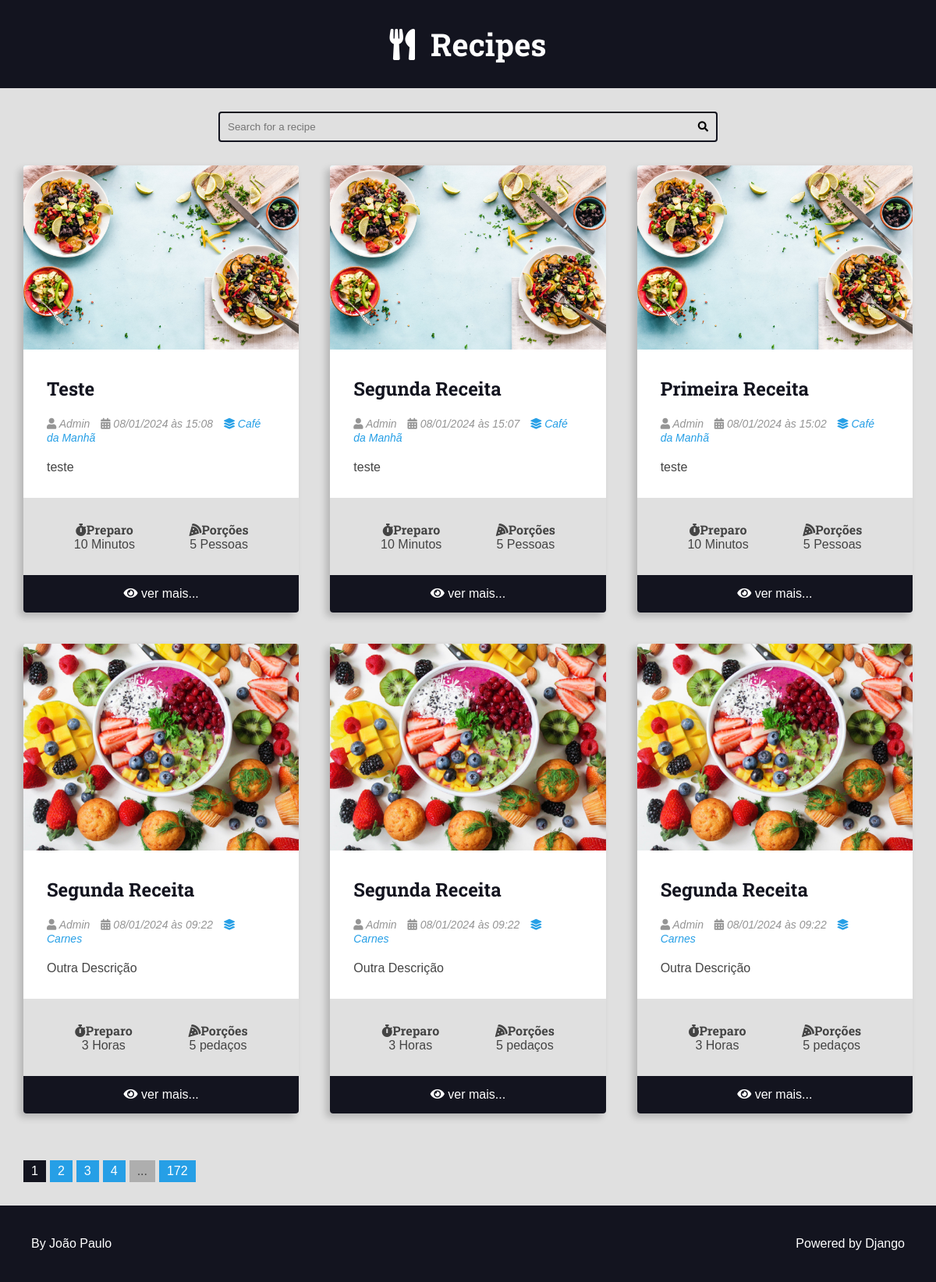
The app's page /, older data.
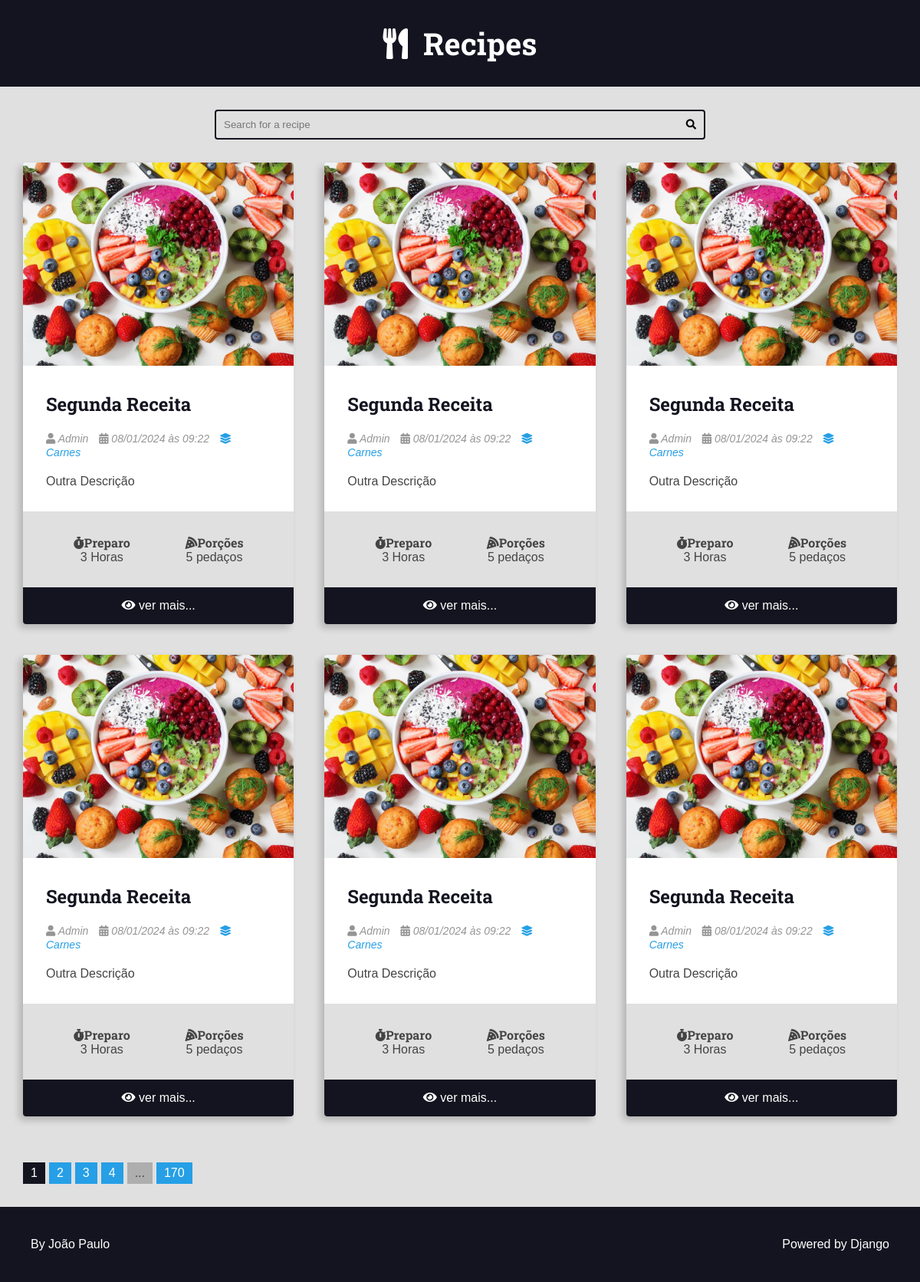
The same page, newer data.
### recipes/models.py (models this page shows, shortened)
class Recipe(models.Model):
    title = models.CharField(max_length=65)
    description = models.CharField(max_length=165)
    slug = models.SlugField(unique=True)
    preparation_time = models.IntegerField()
    preparation_time_unit = models.CharField(max_length=65)
    servings = models.IntegerField()
    servings_unit = models.CharField(max_length=65)
    preparation_steps = models.TextField()
    preparation_steps_is_html = models.BooleanField(default=False)
    created_at = models.DateTimeField(auto_now_add=True)
    update_at = models.DateTimeField(auto_now=True)
    is_published = models.BooleanField(default=False)
    cover = models.ImageField(upload_to='recipes/covers/%Y/%m/%d', blank=True,default='')
    category = models.ForeignKey(Category, on_delete = models.SET_NULL, null=True, blank=True,default=None)
    author = models.ForeignKey(User, on_delete = models.SET_NULL, null=True)

class Category(models.Model):
    name = models.CharField(max_length = 65)

### recipes/views.py (the view)
# urls.py: 2. Add a URL to urlpatterns:  path('', views.home, name='home')
def home(request):
    recipes = Recipe.objects.filter(
        is_published=True,
    ).order_by('-id')
    page_obj, pagination_range = make_pagination(request, recipes, PER_PAGE)
    return render(request, 'recipes/pages/home.html', context={
        'recipes': page_obj,
        'pagination_range': pagination_range
    })

### utils/pagination.py (called while the page is built)
def make_pagination(request,queryset,per_page,qty_pages=4):
    try:
        current_page = int(request.GET.get('page',1))
    except ValueError:
        current_page = 1
    paginator = Paginator(queryset, per_page)
    page_obj = paginator.get_page(current_page)
    pagination_range = make_pagination_range(
        paginator.page_range,
        qty_pages,
        current_page,
    )
    return page_obj, pagination_range

### recipes/templates/recipes/pages/home.html (shortened to what this page needs)
{% extends 'global/base.html' %}
{% block content %}
<div class="main-content main-content-list container">
{% for recipe in recipes %}
    {% include 'recipes/partials/recipe.html' %}
{% empty %}
    <div class="center m-y">
        <h1>No recipes found here 🥲</h1>
    </div>
{% endfor %}
</div>
{% endblock content %}

### base_templates/global/base.html (shortened to what this page needs)
<!DOCTYPE html>
<html lang="pt-BR">
<head>
    {% include 'global/partials/head.html' %}
</head>
<body>
    {% include 'global/partials/header.html' %}
    {% include 'global/partials/search.html' %}
    <main class="main-content-container">
        {% block content %}{% endblock content %}
        {% include 'global/partials/pagination.html' %}
    </main>
    {% include 'global/partials/footer.html' %}
</body>
</html>

### base_templates/global/partials/head.html (shortened to what this page needs)
{% load static %}
<link rel="stylesheet" href="https://cdnjs.cloudflare.com/ajax/libs/font-awesome/5.15.4/css/fontawesome.min.css"
 />
<link rel="stylesheet" href="https://cdnjs.cloudflare.com/ajax/libs/font-awesome/5.15.4/css/brands.min.css"
 />
<link rel="stylesheet" href="https://cdnjs.cloudflare.com/ajax/libs/font-awesome/5.15.4/css/solid.min.css"
 />
<link rel="stylesheet" href="{% static 'global/css/styles.css' %}">
<link rel="stylesheet" href="{% static 'global/css/global-style.css' %}">

### base_templates/global/partials/header.html
<header class="main-header-container">
    <div class="main-header container">
        <h1>
            <a class="main-logo" href="{% url "recipes:home" %}">
                <i class="fas fa-utensils main-logo-icon"></i>
                <span main-logo-text>Recipes</span>
            </a>
        </h1>
    </div>
</header>

### base_templates/global/partials/search.html
<div class="search-container">
    <div class="container">
        <form action="{% url 'recipes:search' %}" method="GET" class="search-form">
            <input
                type="search" class="search-input"
                name="q" value="{{ search_term }}" required
                placeholder="Search for a recipe"
            >
            <button type="submit" class="search-button"><i class="fas fa-search"></i></button>
        </form>
    </div>
</div>

### recipes/templates/recipes/partials/recipe.html (shortened to what this page needs)
<div class="recipe recipe-list-item">
    {% if recipe.cover %}
        <div class="recipe-cover">
            <a href="{% url 'recipes:recipe' recipe.id %}">
                <img src="{{ recipe.cover.url }}" alt="Temporário">
            </a>
        </div>
    {% endif %}
    <div class="recipe-title-container">
        <h2 class="recipe-title">
            <a href="{% url 'recipes:recipe' recipe.id %}">
        {{ recipe.title }}
            </a>
        </h2>
    </div>
    <div class="recipe-author">
        {% if recipe.author is not None %}
            <span class="recipe-author-item">
                <i class="fas fa-user"></i>
                {% if recipe.author.first_name %}
                    {{ recipe.author.first_name }} {{ recipe.author.last_name }}
                {% else %}
                    {{ recipe.author.username }}
                {% endif %}
            </span>
        {% endif %}
        <span class="recipe-author-item">
            <i class="fas fa-calendar-alt"></i>
            {{ recipe.created_at|date:"d/m/Y" }} às {{ recipe.created_at|date:"H:i" }}
        </span>
        {% if recipe.category is not None %}
            <span class="recipe-author-item">
                <a href="{% url 'recipes:category' recipe.category.id %}">
                    <i class="fas fa-layer-group"></i>
                    <span>{{recipe.category.name}}</span>
                </a>
            </span>
        {% endif %}
    </div>
    <div class="recipe-content">
        <p>{{ recipe.description }}</p>
    </div>
    <div class="recipe-meta-container">
        <div class="recipe-meta recipe-preparation">
            <h3 class="recipe-meta-title"><i class="fas fa-stopwatch"></i>Preparo</h3>
            <div class="recipe-meta-text">
                {{ recipe.preparation_time }} {{ recipe.preparation_time_unit }}
            </div>
        </div>
        <div class="recipe-meta recipe-servings">
            <h3 class="recipe-meta-title"><i class="fas fa-pizza-slice"></i>Porções</h3>
            <div class="recipe-meta-text">
                {{ recipe.servings }} {{ recipe.servings_unit }}
            </div>
        </div>
    </div>
    {% if is_detail_page is not True %}
        <footer class="recipe-footer">
            <a class="recipe-read-more button button-dark button-full-width" href="{% url 'recipes:recipe' recipe.id %}">
                <i class="fas fa-eye"></i>
                <span>ver mais...</span>
            </a>
        </footer>
    {% endif %}
</div>

### base_templates/global/partials/pagination.html (shortened to what this page needs)
{% if recipes.has_other_pages %}
  <nav role="navigation" aria-label="Main Pagination" class="container pagination">
    <div class="pagination-content">
      {% for page in pagination_range.pagination %}
        {% if pagination_range.current_page == page %}
          <a class="page-link page-item page-current"
            aria-label="Current page {{ page }}"
            aria-current="true"
            href="?page={{ page }}{{ additional_url_query }}">
              {{ page }}
          </a>
        {% else %}
          <a
            class="page-link page-item"
            href="?page={{ page }}{{ additional_url_query }}"
            aria-label="Go to page {{ page }}"
          >
              {{ page }}
          </a>
        {% endif %}
      {% endfor %}
      {% if pagination_range.last_page_out_of_range %}
        <span class="page-item">...</span>
        <a
          class="page-link page-item"
          aria-label="Go to page {{ pagination_range.total_pages }}"
          href="?page={{ pagination_range.total_pages }}{{ additional_url_query }}"
        >
            {{ pagination_range.total_pages }}
        </a>
      {% endif %}
    </div>
  </nav>
{% endif %}

### base_templates/global/partials/footer.html
<footer class="main-footer">
    <div class="developer">
      <a href="https://www.otaviomiranda.com.br/" target="_blank" rel="noreferrer noopener">By João Paulo</a>
    </div>
    <div class="powered">
      <a href="https://www.djangoproject.com/" target="_blank" rel="noreferrer noopener">Powered by Django</a>
    </div>
</footer>

### base_static/global/css/styles.css (style rules this page uses)
:root { --color-primary: #269fe6; --color-primary-hover: #2086c2; --color-primary-dark: #13141f; --color-primary-dark-hover: #212336; --color-primary-light: #d4ecfa; --color-primary-light-hover: #bdd8e7; --color-white: #fff; --color-black: #000; --color-dark-text: #444; --color-info-light: #cce5ff; --color-debug-light: #cce5ff; --color-success-light: #d4edda; --color-alert-light: #fff3cd; --color-warning-light: #fff3cd; --color-error-light: #f8d7da; --color-info-dark: #4d86c4; --color-debug-dark: #4d86c4; --color-success-dark: #4a9c5d; --color-alert-dark: #927f40; --color-warning-dark: #927f40; --color-error-dark: #da525d; --color-gray-0: #f9f9f9; --color-gray-1: #e0e0e0; --color-gray-2: #c7c7c7; --color-gray-3: #aeaeae; --color-gray-4: #959595; --color-gray-5: #7d7d7d; --color-gray-6: #646464; --color-gray-7: #4b4b4b; --color-gray-8: #323232; --color-gray-9: #191919; --font-primary: sans-serif; --font-headings: 'Roboto Slab', serif; --spacing-gutter-medium: 3rem; --spacing-gutter-large: 4rem; }
* { padding: 0; margin: 0; box-sizing: border-box; }
html { font-size: 62.5%; }
body { font-size: 1.6rem; font-family: var(--font-primary); background: var(--color-gray-1); color: var(--color-dark-text); }
h1, h2, h3, h4, h5, h6 { font-family: var(--font-headings); }
.container { max-width: 144rem; margin: 0 auto; padding: var(--spacing-gutter-medium); }
.main-header-container { background: var(--color-primary-dark); }
.main-logo { font-size: 4rem; color: var(--color-white); text-decoration: none; display: flex; flex-flow: row nowrap; align-items: center; justify-content: center; width: fit-content; margin: 0 auto; }
.main-logo-icon { margin-right: 2rem; }
.search-form { border: 0.2rem solid var(--color-primary-dark); max-width: 64rem; margin: 0 auto; border-radius: 0.4rem; position: relative; transition: all 300ms ease-in-out; }
.search-input, .search-button { border: none; background: none; outline: none; padding: 1rem; transition: all 300ms ease-in-out; }
.search-input { width: 100%; padding-right: 3rem; }
.search-button { position: absolute; top: 0; right: 0; }
.main-content { padding-top: 0; }
.main-content-list { display: grid; grid-template-columns: repeat(auto-fit, minmax(340px, 1fr)); gap: var(--spacing-gutter-large); }
.recipe { background: var(--color-white); box-shadow: -5px 5px 10px rgba(0, 0, 0, 0.2); transform: scale(1); transition: all 300ms ease-in-out; border-radius: 0.4rem; overflow: hidden; }
.recipe img { max-width: 100%; }
.recipe-list-item { max-width: 64rem; height: fit-content; }
.recipe-title-container { padding: var(--spacing-gutter-medium); padding-bottom: 2rem; }
.recipe-title-container a { text-decoration: none; color: var(--color-primary-dark); }
.recipe-author { padding: 0 var(--spacing-gutter-medium); }
.recipe-content { padding: var(--spacing-gutter-medium); padding-top: 2rem; }
.recipe-author-item { color: var(--color-gray-4); margin-right: 1rem; font-style: italic; font-size: 1.4rem; }
.recipe-author a { color: var(--color-primary); transition: all 300ms ease-in-out; text-decoration: none; }
.recipe-meta-container { display: flex; flex-flow: row wrap; padding: var(--spacing-gutter-medium); background: var(--color-gray-1); }
.recipe-meta { display: flex; flex-flow: column nowrap; flex-shrink: 1; flex-grow: 1; text-align: center; }
.recipe-meta-title { font-size: 1.6rem; }
.recipe-footer a { background: var(--color-primary-dark); display: block; color: var(--color-white); text-decoration: none; text-align: center; padding: 1.5rem var(--spacing-gutter-medium); transition: all 300ms ease-in-out; }
.main-footer { display: flex; align-items: center; justify-content: space-between; background: var(--color-primary-dark); color: var(--color-white); padding: var(--spacing-gutter-large); }
.main-footer a { color: var(--color-white); text-decoration: none; transition: all 300ms ease-in-out; }
.pagination-content { display: flex; flex-flow: row wrap; gap: 1rem 0.5rem; }
.pagination .page-item { background: var(--color-gray-3); padding: 0.5rem 1rem; }
.pagination .page-link { text-decoration: none; background: var(--color-primary); color: var(--color-white); }
.pagination .page-current { background: var(--color-primary-dark); }

Row changes from the older to the newer data that the page shows:
no longer on this page (row edited): Recipe: cover (picture), title "Teste", author.first_name "Admin", created_at "08/01/2024", created_at "15:08", category.name "Café da Manhã", description "teste", preparation_time "10", preparation_time_unit "Minutos", servings "5", servings_unit "Pessoas"
no longer on this page (row edited): Recipe: cover (picture), title "Segunda Receita", author.first_name "Admin", created_at "08/01/2024", created_at "15:07", category.name "Café da Manhã", description "teste", preparation_time "10", preparation_time_unit "Minutos", servings "5", servings_unit "Pessoas"
no longer on this page (row edited): Recipe: cover (picture), title "Primeira Receita", author.first_name "Admin", created_at "08/01/2024", created_at "15:02", category.name "Café da Manhã", description "teste", preparation_time "10", preparation_time_unit "Minutos", servings "5", servings_unit "Pessoas"
now on this page (row unchanged): Recipe: cover (picture), title "Segunda Receita", author.first_name "Admin", created_at "08/01/2024", created_at "09:22", category.name "Carnes", description "Outra Descrição", preparation_time "3", preparation_time_unit "Horas", servings "5", servings_unit "pedaços"
now on this page (row unchanged): Recipe: cover (picture), title "Segunda Receita", author.first_name "Admin", created_at "08/01/2024", created_at "09:22", category.name "Carnes", description "Outra Descrição", preparation_time "3", preparation_time_unit "Horas", servings "5", servings_unit "pedaços"
now on this page (row unchanged): Recipe: cover (picture), title "Segunda Receita", author.first_name "Admin", created_at "08/01/2024", created_at "09:22", category.name "Carnes", description "Outra Descrição", preparation_time "3", preparation_time_unit "Horas", servings "5", servings_unit "pedaços"
Text that changed along with them:
{{ pagination_range.total_pages }}: "172" → "170"
